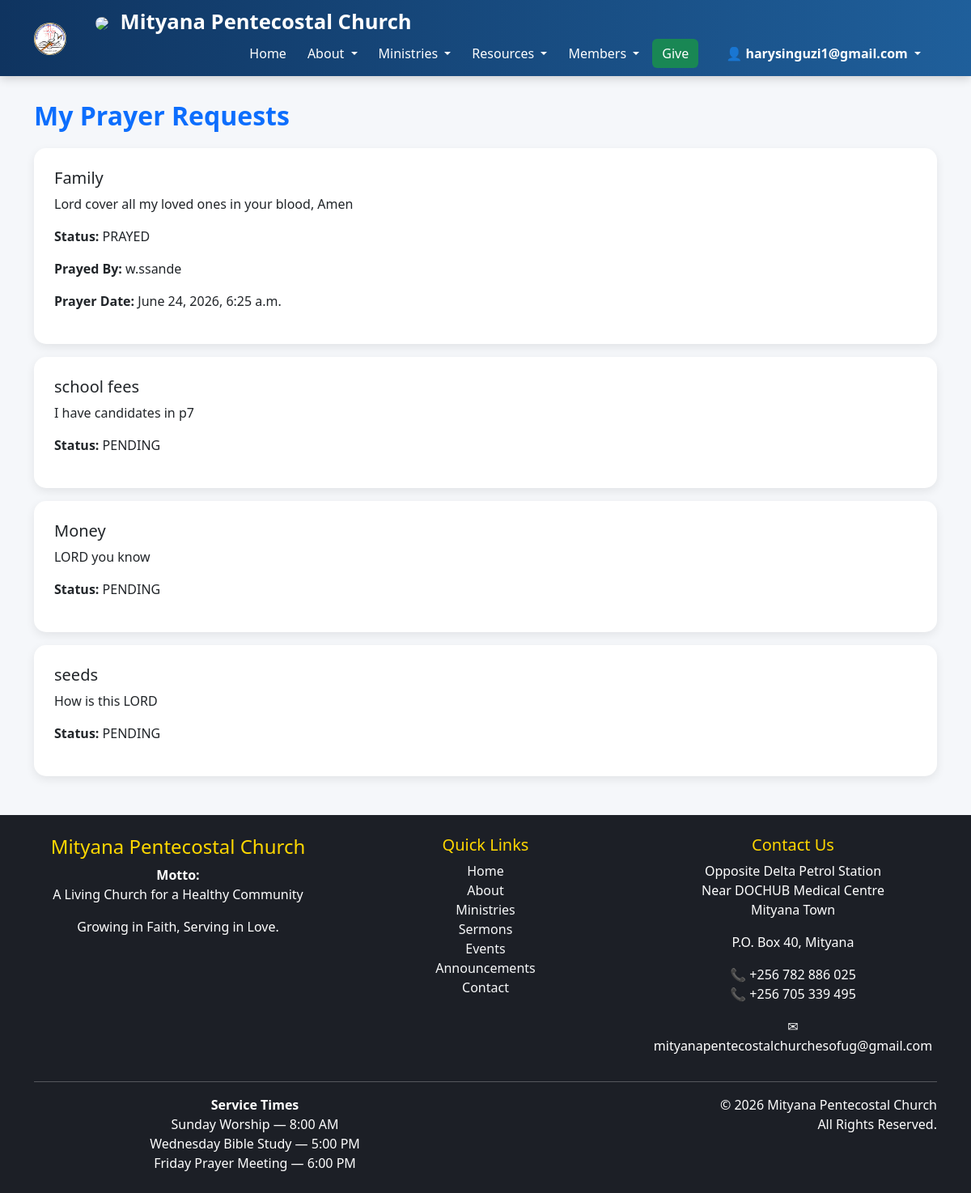
Page /prayers/my/ (signed in) on the committed database.
### accounts/models.py (models this page shows, shortened)
class User(AbstractUser):
    USER_TYPES = [
        ('STAFF', 'Staff'),
        ('VISITOR', 'Visitor'),
    ]
    ROLE_CHOICES = [
        ('MEMBER', 'Member'),
        ('PASTOR', 'Pastor'),
        ('SECRETARY', 'Secretary'),
        ('TREASURER', 'Treasurer'),
        ('MINISTRY_LEADER', 'Ministry Leader'),
        ('INTERCESSOR', 'Intercessor'),
        ('SUPER_ADMIN', 'Super Admin'),
    ]
    phone_number = models.CharField(
        max_length=20,
        blank=True,
        null=True
    )
    user_type = models.CharField(
        max_length=20,
        choices=USER_TYPES,
        default='VISITOR'
    )
    role = models.CharField(
        max_length=30,
        choices=ROLE_CHOICES,
        default='MEMBER'
    )
    profile_photo = models.ImageField(
        upload_to="profiles/",
        blank=True,
        null=True
    )
    position = models.CharField(
        max_length=120,
        blank=True
    )
    biography = models.TextField(
        blank=True
    )
    office = models.CharField(
        max_length=150,
        blank=True
    )
    department = models.CharField(
        max_length=120,
        blank=True
    )
    facebook = models.URLField(
        blank=True,
        null=True
    )
    youtube = models.URLField(
        blank=True,
        null=True
    )
    whatsapp = models.CharField(
        max_length=20,
        blank=True
    )
    date_joined_ministry = models.DateField(
        blank=True,
        null=True
    )
    is_head_leader = models.BooleanField(
        default=False,
        help_text="Check this for the Senior Pastor or overall head of the church."
    )

### prayers/models.py (models this page shows, shortened)
class PrayerRequest(models.Model):
    STATUS_CHOICES = [
        ('PENDING', 'Pending'),
        ('IN_PROGRESS', 'In Progress'),
        ('PRAYED', 'Prayed For'),
        ('COMPLETED', 'Completed'),
    ]
    member = models.ForeignKey(
        settings.AUTH_USER_MODEL,
        on_delete=models.CASCADE
    )
    title = models.CharField(
        max_length=255
    )
    request = models.TextField()
    status = models.CharField(
        max_length=20,
        choices=STATUS_CHOICES,
        default='PENDING'
    )
    created_at = models.DateTimeField(
        auto_now_add=True
    )
    pastor_comment = models.TextField(
        blank=True
    )
    prayed_by = models.CharField(
        max_length=255,
        blank=True
    )
    prayed_at = models.DateTimeField(
        null=True,
        blank=True
    )
    is_confidential = models.BooleanField(
        default=False
    )
    follow_up_required = models.BooleanField(
        default=False
    )
    answered_testimony = models.TextField(
        blank=True
    )
    updated_at = models.DateTimeField(
        auto_now=True
    )
    assigned_to = models.ForeignKey(
        settings.AUTH_USER_MODEL,
        on_delete=models.SET_NULL,
        null=True,
        blank=True,
        related_name='assigned_prayers'
    )

### prayers/views.py (the view)
@login_required
def my_prayer_requests(request):
    requests = PrayerRequest.objects.filter(
        member=request.user
    ).order_by(
        '-created_at'
    )
    return render(
        request,
        'prayers/list.html',
        {
            'requests': requests
        }
    )

### templates/prayers/list.html (shortened to what this page needs)
{% extends 'base.html' %}
{% block content %}
<h2>My Prayer Requests</h2>
{% for prayer in requests %}
<div class="card mb-3">
    <div class="card-body">
        <h5>
            {{ prayer.title }}
        </h5>
        <p>
            {{ prayer.request }}
        </p>
        <p>
            <strong>Status:</strong>
            {{ prayer.status }}
        </p>
        {% if prayer.prayed_by %}
        <p>
            <strong>Prayed By:</strong>
            {{ prayer.prayed_by }}
        </p>
        {% endif %}
        {% if prayer.prayed_at %}
        <p>
            <strong>Prayer Date:</strong>
            {{ prayer.prayed_at }}
        </p>
        {% endif %}
    </div>
</div>
{% empty %}
<p>
    No prayer requests submitted yet.
</p>
{% endfor %}
{% endblock %}

### templates/base.html (shortened to what this page needs)
{% load static %}
<!DOCTYPE html>
<html>
<head>
    <link href="https://cdn.jsdelivr.net/npm/bootstrap@5.3.3/dist/css/bootstrap.min.css"
          rel="stylesheet">
    <link rel="stylesheet"
          href="{% static 'css/style.css' %}">
</head>
<body>
<nav class="navbar navbar-expand-lg navbar-dark bg-dark sticky-top">
    <div class="container">
        <a class="navbar-brand fw-bold" href="/">
            <img src="/static/images/logo2.jpeg"
                height="40"
                class="me-2">
        </a>
    <div class="container">
        <a class="navbar-brand fw-bold" href="/">
            <img src="{% static 'images/logo.png' %}"
                 height="45"
                 class="me-2">
            Mityana Pentecostal Church
        </a>
        <div class="collapse navbar-collapse"
             id="navbarNav">
            <ul class="navbar-nav ms-auto align-items-center">
                <li class="nav-item">
                    <a class="nav-link" href="/">
                        Home
                    </a>
                </li>
                <li class="nav-item dropdown">
                    <a class="nav-link dropdown-toggle"
                    href="#"
                    role="button"
                    data-bs-toggle="dropdown">
                        About
                    </a>
                </li>
                <li class="nav-item dropdown">
                    <a class="nav-link dropdown-toggle"
                    href="#"
                    role="button"
                    data-bs-toggle="dropdown">
                        Ministries
                    </a>
                </li>
                <li class="nav-item dropdown">
                    <a class="nav-link dropdown-toggle"
                    href="#"
                    role="button"
                    data-bs-toggle="dropdown">
                        Resources
                    </a>
                </li>
                <li class="nav-item dropdown">
                    <a class="nav-link dropdown-toggle"
                    href="#"
                    role="button"
                    data-bs-toggle="dropdown">
                        Members
                    </a>
                </li>
                <li class="nav-item ms-2">
                    <a href="#"
                    class="btn btn-success">
                        Give
                    </a>
                </li>
                {% if user.is_authenticated %}
                <li class="nav-item dropdown ms-3">
                    <a class="nav-link dropdown-toggle fw-bold"
                    href="#"
                    role="button"
                    data-bs-toggle="dropdown">
                        👤
                        {{ user.first_name|default:user.username }}
                    </a>
                </li>
                {% endif %}
            </ul>
        </div>
    </div>
</nav>
<div class="container mt-4">
    {% block content %}
    {% endblock %}
</div>
<footer class="footer mt-5">
    <div class="container">
        <div class="row">
            <div class="col-md-4">
                <h4>Mityana Pentecostal Church</h4>
                <p>
                    <strong>Motto:</strong><br>
                    A Living Church for a Healthy Community
                </p>
                <p>
                    Growing in Faith, Serving in Love.
                </p>
            </div>
            <div class="col-md-4">
                <h5>Quick Links</h5>
                <ul class="list-unstyled">
                    <li><a href="/">Home</a></li>
                    <li><a href="/about/">About</a></li>
                    <li><a href="/ministries/">Ministries</a></li>
                    <li><a href="/sermons/">Sermons</a></li>
                    <li><a href="/events/">Events</a></li>
                    <li><a href="/announcements/">Announcements</a></li>
                    <li><a href="/contact/">Contact</a></li>
                </ul>
            </div>
            <div class="col-md-4">
                <h5>Contact Us</h5>
                <p>
                    Opposite Delta Petrol Station<br>
                    Near DOCHUB Medical Centre<br>
                    Mityana Town
                </p>
                <p>
                    P.O. Box 40, Mityana
                </p>
                <p>
                    📞 +256 782 886 025<br>
                    📞 +256 705 339 495
                </p>
                <p>
                    ✉ mityanapentecostalchurchesofug@gmail.com
                </p>
            </div>
        </div>
        <hr>
        <div class="row">
            <div class="col-md-6">
                <strong>Service Times</strong><br>
                Sunday Worship — 8:00 AM<br>
                Wednesday Bible Study — 5:00 PM<br>
                Friday Prayer Meeting — 6:00 PM
            </div>
            <div class="col-md-6 text-end">
                © 2026 Mityana Pentecostal Church<br>
                All Rights Reserved.
            </div>
        </div>
    </div>
</footer>
</body>
</html>

### static/css/style.css (style rules this page uses)
body { background-color: #f5f7fa; font-family: "Segoe UI", Arial, sans-serif; color: #333; margin: 0; padding: 0; }
.navbar { background: linear-gradient( 90deg, #0f3460, #1f5f9b ) !important; box-shadow: 0 2px 10px rgba( 0, 0, 0, 0.15 ); }
.navbar-brand { font-size: 1.6rem; font-weight: bold; color: white !important; }
.navbar-brand img { border-radius: 50%; }
.nav-link { color: white !important; font-size: 1rem; font-weight: 500; margin-left: 10px; }
.btn-success { background-color: #198754; border: none; }
h2 { color: #0d6efd; font-weight: bold; margin-top: 30px; margin-bottom: 20px; }
h4 { color: #0f3460; }
.card { border: none; border-radius: 15px; overflow: hidden; box-shadow: 0 4px 12px rgba( 0, 0, 0, 0.08 ); transition: all 0.3s ease; }
.card-body { padding: 25px; }
.footer { margin-top: 60px; padding: 25px; text-align: center; background-color: #1c1f26; color: white; }
.footer a { color: #f8f9fa; text-decoration: none; }
.footer h4, .footer h5 { color: gold; }
.navbar { box-shadow: 0 2px 12px rgba(0,0,0,.2); }

### rows in the picture
User: first_name "harysinguzi1@gmail.com"
PrayerRequest: title "Family", request "Lord cover all my loved ones in your blood, Amen", status "PRAYED", prayed_by "w.ssande", prayed_at "June 24, 2026, 6:25 a.m."
PrayerRequest: title "school fees", request "I have candidates in p7", status "PENDING"
PrayerRequest: title "Money", request "LORD you know", status "PENDING"
PrayerRequest: title "seeds", request "How is this LORD", status "PENDING"
